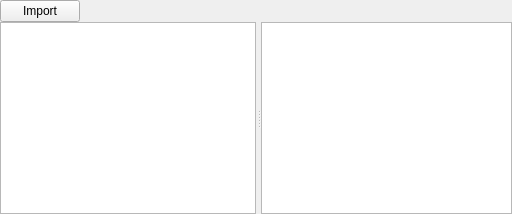
              <widget class="QWidget" name="tabProject">
               <attribute name="title">
                <string>Assets</string>
               </attribute>
               <layout class="QHBoxLayout" name="horizontalLayout_4">
                <property name="spacing">
                 <number>0</number>
                </property>
                <property name="leftMargin">
                 <number>0</number>
                </property>
                <property name="topMargin">
                 <number>0</number>
                </property>
                <property name="rightMargin">
                 <number>0</number>
                </property>
                <property name="bottomMargin">
                 <number>0</number>
                </property>
                <item>
                 <layout class="QHBoxLayout" name="layoutTabProject">
                  <property name="spacing">
                   <number>0</number>
                  </property>
                  <item>
                   <layout class="QGridLayout" name="tabProjectGridLayout">
                    <property name="spacing">
                     <number>0</number>
                    </property>
                    <item row="0" column="0">
                     <widget class="QWidget" name="tabProjectToolbar" native="true">
                      <property name="sizePolicy">
                       <sizepolicy hsizetype="Preferred" vsizetype="Preferred">
                        <horstretch>0</horstretch>
                        <verstretch>0</verstretch>
                       </sizepolicy>
                      </property>
                      <layout class="QHBoxLayout" name="horizontalLayout_8">
                       <property name="spacing">
                        <number>0</number>
                       </property>
                       <property name="leftMargin">
                        <number>0</number>
                       </property>
                       <property name="topMargin">
                        <number>0</number>
                       </property>
                       <property name="rightMargin">
                        <number>0</number>
                       </property>
                       <property name="bottomMargin">
                        <number>0</number>
                       </property>
                       <item>
                        <widget class="QPushButton" name="buttonProjectImport">
                         <property name="sizePolicy">
                          <sizepolicy hsizetype="Preferred" vsizetype="Preferred">
                           <horstretch>0</horstretch>
                           <verstretch>0</verstretch>
                          </sizepolicy>
                         </property>
                         <property name="text">
                          <string>Import</string>
                         </property>
                        </widget>
                       </item>
                       <item>
                        <spacer name="horizontalSpacer_6">
                         <property name="orientation">
                          <enum>Qt::Horizontal</enum>
                         </property>
                         <property name="sizeHint" stdset="0">
                          <size>
                           <width>40</width>
                           <height>20</height>
                          </size>
                         </property>
                        </spacer>
                       </item>
                      </layout>
                     </widget>
                    </item>
                    <item row="1" column="0">
                     <layout class="QHBoxLayout" name="tabProjectLayout">
                      <property name="spacing">
                       <number>0</number>
                      </property>
                      <property name="topMargin">
                       <number>0</number>
                      </property>
                      <item>
                       <widget class="QSplitter" name="splitterConsoleProject">
                        <property name="sizePolicy">
                         <sizepolicy hsizetype="Preferred" vsizetype="Expanding">
                          <horstretch>0</horstretch>
                          <verstretch>0</verstretch>
                         </sizepolicy>
                        </property>
                        <property name="orientation">
                         <enum>Qt::Horizontal</enum>
                        </property>
                        <property name="handleWidth">
                         <number>5</number>
                        </property>
                        <widget class="DirectusDirExplorer" name="directusDirExplorer">
                         <property name="sizePolicy">
                          <sizepolicy hsizetype="Preferred" vsizetype="Preferred">
                           <horstretch>0</horstretch>
                           <verstretch>0</verstretch>
                          </sizepolicy>
                         </property>
                         <property name="frameShape">
                          <enum>QFrame::StyledPanel</enum>
                         </property>
                         <property name="frameShadow">
                          <enum>QFrame::Sunken</enum>
                         </property>
                         <property name="editTriggers">
                          <set>QAbstractItemView::NoEditTriggers</set>
                         </property>
                         <property name="sortingEnabled">
                          <bool>false</bool>
                         </property>
                         <property name="animated">
                          <bool>true</bool>
                         </property>
                         <property name="headerHidden">
                          <bool>true</bool>
                         </property>
                         <attribute name="headerDefaultSectionSize">
                          <number>300</number>
                         </attribute>
                        </widget>
                        <widget class="DirectusFileExplorer" name="directusFileExplorer">
                         <property name="sizePolicy">
                          <sizepolicy hsizetype="Preferred" vsizetype="Preferred">
                           <horstretch>1</horstretch>
                           <verstretch>0</verstretch>
                          </sizepolicy>
                         </property>
                         <property name="contextMenuPolicy">
                          <enum>Qt::DefaultContextMenu</enum>
                         </property>
                         <property name="editTriggers">
                          <set>QAbstractItemView::DoubleClicked</set>
                         </property>
                         <property name="dragEnabled">
                          <bool>true</bool>
                         </property>
                         <property name="dragDropMode">
                          <enum>QAbstractItemView::NoDragDrop</enum>
                         </property>
                         <property name="defaultDropAction">
                          <enum>Qt::MoveAction</enum>
                         </property>
                         <property name="selectionMode">
                          <enum>QAbstractItemView::SingleSelection</enum>
                         </property>
                         <property name="movement">
                          <enum>QListView::Static</enum>
                         </property>
                         <property name="isWrapping" stdset="0">
                          <bool>true</bool>
                         </property>
                         <property name="resizeMode">
                          <enum>QListView::Adjust</enum>
                         </property>
                         <property name="viewMode">
                          <enum>QListView::IconMode</enum>
                         </property>
                         <property name="uniformItemSizes">
                          <bool>true</bool>
                         </property>
                         <property name="batchSize">
                          <number>100</number>
                         </property>
                         <property name="selectionRectVisible">
                          <bool>false</bool>
                         </property>
                        </widget>
                       </widget>
                      </item>
                     </layout>
                    </item>
                   </layout>
                  </item>
                 </layout>
                </item>
               </layout>
              </widget>
